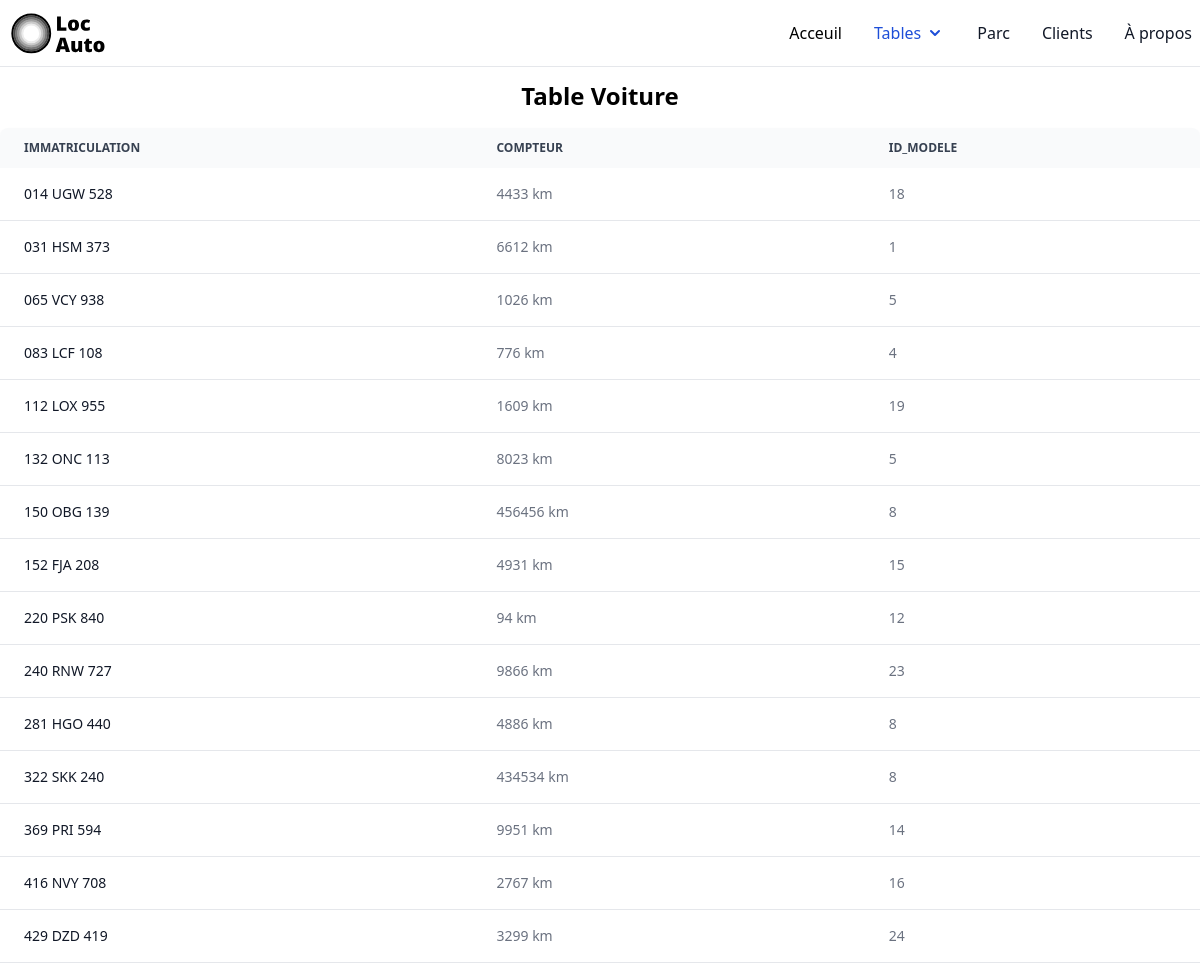
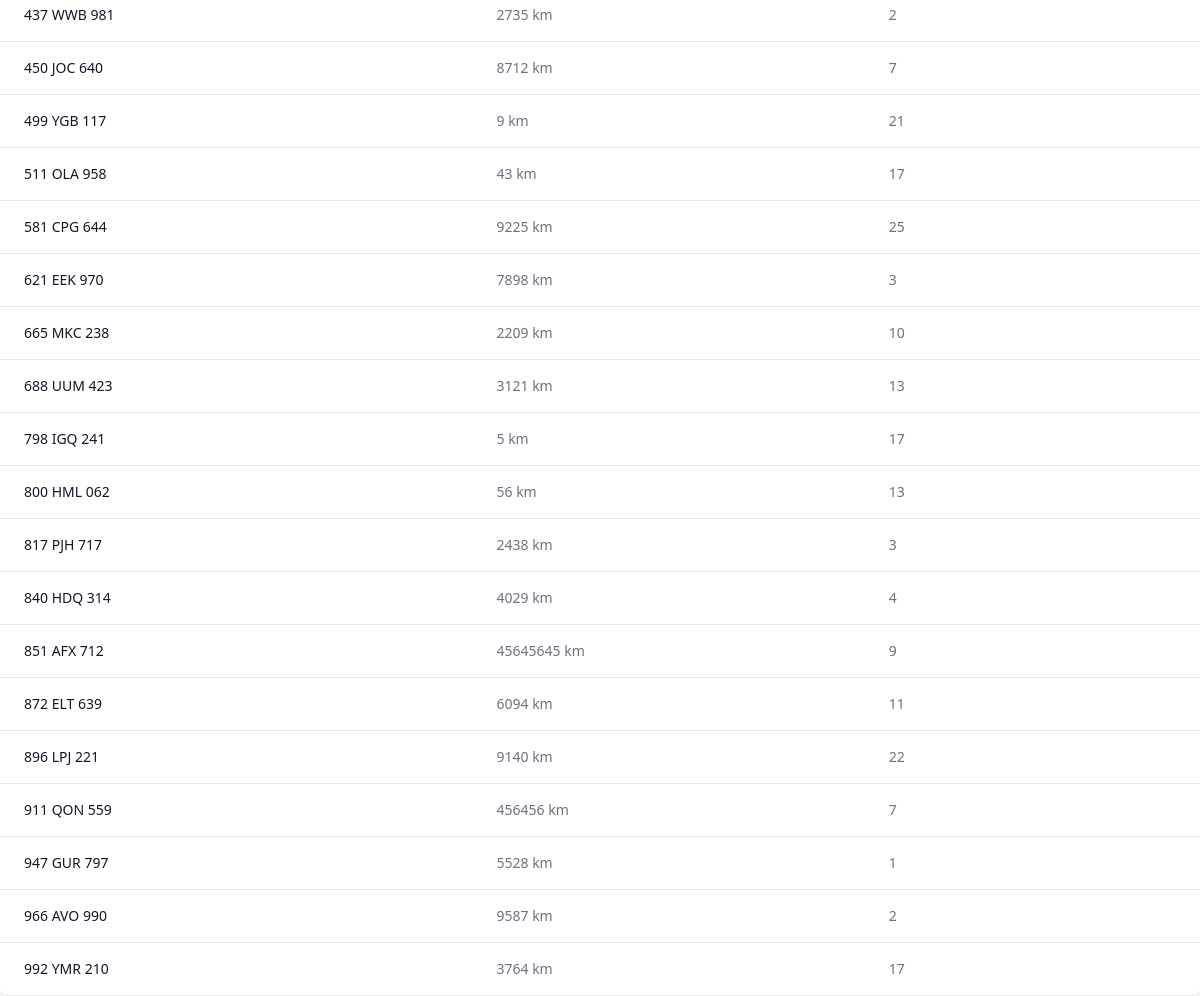
Screenshot of /views/Locauto/voiture.php with the database file from the repository (2 pictures, top to bottom).
### tables this page shows
CREATE TABLE `Voiture` (
  `immatriculation` varchar(50) NOT NULL,
  `compteur` int(11) NOT NULL,
  `id_modele` int(11) NOT NULL
);

CREATE TABLE `Modele` (
  `id_modele` int(11) NOT NULL,
  `libelle` varchar(50) NOT NULL,
  `image` varchar(50) NOT NULL,
  `id_marque` int(11) NOT NULL,
  `id_categorie` varchar(50) NOT NULL
);

### phpFiles/tools/biblio.php (called while the page is built, shortened)
<?php
function connexionDatabase(): mysqli
{
    return new mysqli(SERVEUR, LOGIN, MDP, BD);
}
?>

### phpFiles/DAO/VoitureDao.php (called while the page is built, shortened)
<?php
require_once "../../phpFiles/classes/VoitureClass.php";
require_once "../../phpFiles/DAO/ModeleDao.php";
require_once "../../phpFiles/tools/biblio.php";
class VoitureDao
{
    private static VoitureDAO $instance;
    private mysqli $connexion;
    private function __construct()
    {
        $this->connexion = connexionDatabase();
    }
    public static function getInstance(): VoitureDao
    {
        if (!isset(self::$instance)) {
            self::$instance = new VoitureDao();
        }
        return self::$instance;
    }
    public function dictToObj($data): VoitureClass
    {
        $DaoModele = ModeleDao::getInstance();
        $modele = $DaoModele->getObjById($data->id_modele);
        return new VoitureClass(
            $data->immatriculation,
            $data->compteur,
            $modele
        );
    }
    public function getAllObj(): array
    {
        $allObj = array();
        $request = "SELECT * FROM Voiture";
        $request_result = mysqli_query($this->connexion, $request);
        while ($data = mysqli_fetch_object($request_result)) {
            $allObj[] = $this->dictToObj($data);
        }
        return $allObj;
    }
}
?>

### phpFiles/DAO/ModeleDao.php (called while the page is built, shortened)
<?php
require_once "../../phpFiles/classes/ModeleClass.php";
require_once "../../phpFiles/DAO/MarqueDao.php";
require_once "../../phpFiles/DAO/CategorieDao.php";
require_once "../../phpFiles/tools/biblio.php";
class ModeleDao
{
    private static ModeleDao $instance;
    private $connexion;
    private function __construct()
    {
        $this->connexion = connexionDatabase();
    }
    public static function getInstance(): ModeleDao
    {
        if (!isset(self::$instance)) {
            self::$instance = new ModeleDao();
        }
        return self::$instance;
    }
    public function dictToObj($data): ModeleClass
    {
        $DaoMarque = MarqueDao::getInstance();
        $DaoCategorie = CategorieDao::getInstance();
        $marque = $DaoMarque->getObjById($data->id_marque);
        $categorie = $DaoCategorie->getObjById($data->id_categorie);
        return new ModeleClass(
            $data->id_modele,
            $data->libelle,
            $data->image,
            $marque,
            $categorie
        );
    }
    public function getObjById($id): ?ModeleClass
    {
        $request = "SELECT * FROM Modele WHERE id_modele=$id";
        $request_result = mysqli_query($this->connexion, $request);
        $data = mysqli_fetch_object($request_result);
        if ($data != null) {
            return $this->dictToObj($data);
        } else {
            return null;
        }
    }
}
?>

### phpFiles/DAO/MarqueDao.php (called while the page is built, shortened)
<?php
require_once "../../phpFiles/tools/biblio.php";
class MarqueDao
{
    private static MarqueDao $instance;
    private $connexion;
    private function __construct()
    {
        $this->connexion = connexionDatabase();
    }
    public static function getInstance(): MarqueDao
    {
        if (!isset(self::$instance)) {
            self::$instance = new MarqueDao();
        }
        return self::$instance;
    }
    public function dictToObj($data): MarqueClass
    {
        return new MarqueClass($data->id_marque, $data->libelle);
    }
    public function getObjById($id): ?MarqueClass
    {
        $request = "SELECT * FROM Marque WHERE id_marque=$id";
        $request_result = mysqli_query($this->connexion, $request);
        $data = mysqli_fetch_object($request_result);
        if ($data != null) {
            return $this->dictToObj($data);
        } else {
            return null;
        }
    }
}
?>

### phpFiles/DAO/CategorieDao.php (called while the page is built, shortened)
<?php
require_once "../../phpFiles/tools/biblio.php";
class CategorieDao
{
    private static CategorieDao $instance;
    private $connexion;
    private function __construct()
    {
        $this->connexion = connexionDatabase();
    }
    public static function getInstance(): CategorieDao
    {
        if (!isset(self::$instance)) {
            self::$instance = new CategorieDao();
        }
        return self::$instance;
    }
    public function dictToObj($data): CategorieClass
    {
        return new CategorieClass(
            $data->id_categorie,
            $data->libelle,
            $data->prix
        );
    }
    public function getObjById($id): ?CategorieClass
    {
        $request = "SELECT * FROM Categorie WHERE id_categorie='$id'";
        $request_result = mysqli_query($this->connexion, $request);
        $data = mysqli_fetch_object($request_result);
        if ($data != null) {
            return $this->dictToObj($data);
        } else {
            return null;
        }
    }
}
?>

### phpFiles/classes/VoitureClass.php (called while the page is built)
<?php
require_once "../../phpFiles/classes/ModeleClass.php";
class VoitureClass
{
    private ?string $immatriculation;
    private ?int $compteur;
    private ?ModeleClass $modele;
    public function __construct($immatriculation, $compteur, $modele)
    {
        $this->immatriculation = $immatriculation;
        $this->compteur = $compteur;
        $this->modele = $modele;
    }
    public function getImmatriculation(): string
    {
        return $this->immatriculation;
    }
    public function getCompteur(): int
    {
        return $this->compteur;
    }
    public function getModele(): ModeleClass
    {
        return $this->modele;
    }
}

### phpFiles/classes/ModeleClass.php (called while the page is built, shortened)
<?php
class ModeleClass
{
    private ?int $id;
    public function __construct($id, $libelle, $image, $marque, $categorie)
    {
        $this->id = $id;
    }
    public function getId(): int
    {
        return $this->id;
    }
}

### views/Locauto/voiture.php (the view, shortened to what this page needs)
<?php
include "../../phpFiles/DAO/VoitureDao.php";
include "../../phpFiles/widgets/html-part.php";
$DaoVoiture = VoitureDao::getInstance();
$allVoiture = $DaoVoiture->getAllObj();
echo '<h1 class="font font-bold text-gre-900 text-2xl py-4 flex justify-center">Table Voiture</h1>';
foreach ($allVoiture as $voiture) {
    echo '<tr class="bg-white border-b hover:bg-gray-50">
<th scope="row" class="px-6 py-4 font-medium text-gray-900 whitespace-nowrap">' .
        $voiture->getImmatriculation() .
        "</th>";
    echo '<td class="px-6 py-4">' . $voiture->getCompteur() . " km</td>";
    echo '<td class="px-6 py-4">' .
        $voiture->getModele()->getId() .
        "</td>
</tr>";
}
?>

### rows the page displays
voiture: immatriculation "014 UGW 528", compteur "4433", id_modele.id_modele "18"
voiture: immatriculation "031 HSM 373", compteur "6612", Id "1"
voiture: immatriculation "065 VCY 938", compteur "1026", id_modele.id_modele "5"
voiture: immatriculation "083 LCF 108", compteur "776", id_modele.id_modele "4"
voiture: immatriculation "112 LOX 955", compteur "1609", id_modele.id_modele "19"
voiture: immatriculation "132 ONC 113", compteur "8023", id_modele.id_modele "5"
voiture: immatriculation "150 OBG 139", compteur "456456", id_modele.id_modele "8"
voiture: immatriculation "152 FJA 208", compteur "4931", id_modele.id_modele "15"
voiture: immatriculation "220 PSK 840", compteur "94", id_modele.id_modele "12"
voiture: immatriculation "240 RNW 727", compteur "9866", id_modele.id_modele "23"
voiture: immatriculation "281 HGO 440", compteur "4886", id_modele.id_modele "8"
voiture: immatriculation "322 SKK 240", compteur "434534", id_modele.id_modele "8"
voiture: immatriculation "369 PRI 594", compteur "9951", Id "14"
voiture: immatriculation "416 NVY 708", compteur "2767", id_modele.id_modele "16"
voiture: immatriculation "429 DZD 419", compteur "3299", id_modele.id_modele "24"
voiture: immatriculation "437 WWB 981", compteur "2735", id_modele.id_modele "2"
voiture: immatriculation "450 JOC 640", compteur "8712", id_modele.id_modele "7"
voiture: immatriculation "499 YGB 117", compteur "9", id_modele.id_modele "21"
voiture: immatriculation "511 OLA 958", compteur "43", id_modele.id_modele "17"
voiture: immatriculation "581 CPG 644", compteur "9225", id_modele.id_modele "25"
voiture: immatriculation "621 EEK 970", compteur "7898", id_modele.id_modele "3"
voiture: immatriculation "665 MKC 238", compteur "2209", id_modele.id_modele "10"
voiture: immatriculation "688 UUM 423", compteur "3121", id_modele.id_modele "13"
voiture: immatriculation "798 IGQ 241", compteur "5", id_modele.id_modele "17"
voiture: immatriculation "800 HML 062", compteur "56", id_modele.id_modele "13"
voiture: immatriculation "817 PJH 717", compteur "2438", id_modele.id_modele "3"
voiture: immatriculation "840 HDQ 314", compteur "4029", id_modele.id_modele "4"
voiture: immatriculation "851 AFX 712", compteur "45645645", id_modele.id_modele "9"
voiture: immatriculation "872 ELT 639", compteur "6094", id_modele.id_modele "11"
voiture: immatriculation "896 LPJ 221", compteur "9140", id_modele.id_modele "22"
voiture: immatriculation "911 QON 559", compteur "456456", id_modele.id_modele "7"
voiture: immatriculation "947 GUR 797", compteur "5528", Id "1"
voiture: immatriculation "966 AVO 990", compteur "9587", id_modele.id_modele "2"
voiture: immatriculation "992 YMR 210", compteur "3764", id_modele.id_modele "17"

### other values shown
$name "IMMATRICULATION"
$name "COMPTEUR"
$name "ID_MODELE"
